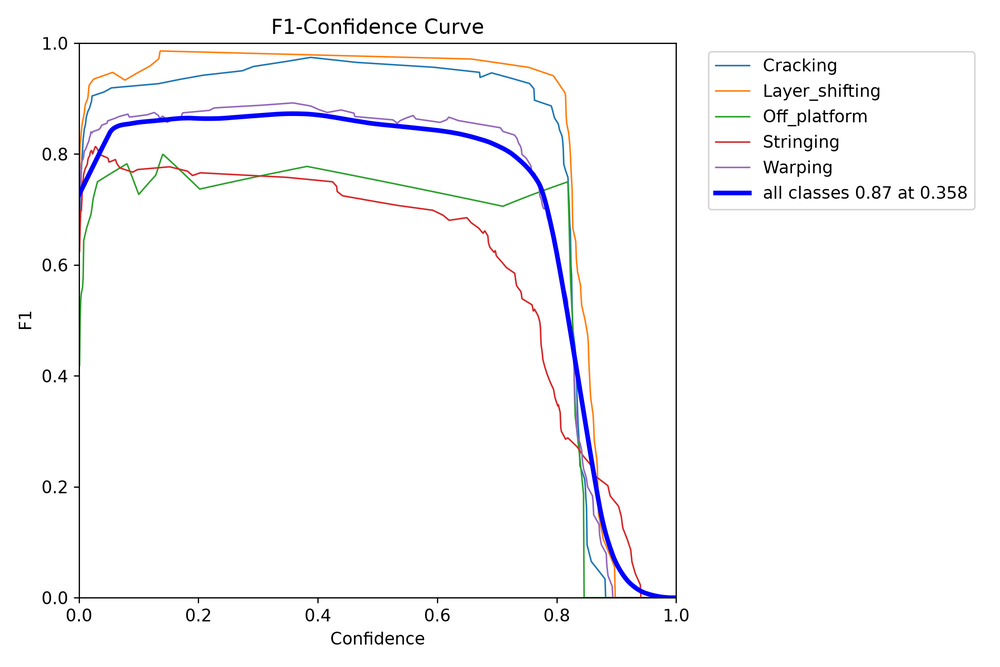
#> input picture runs/detect/val/BoxF1_curve.png, 1000 x 667 px, shrunk from 2250 x 1500 before the run, given as the content of the folder data/processed/val/images, which was not available
$ python augment_images.py
#> lines starting #> are read from the running program, lines starting #| are printed output that depends on the picture; pictures that were not available may be replaced by others from this repository, and a replacement may not be noted
#> in process_grayscale_only_split, img is the input picture: shape (667, 1000, 3); mean B, G, R 249.9, 248.4, 248.7
"""
Applies the base paper's preprocessing/augmentation pipeline:
1. Grayscale conversion (replicated to 3 channels) -- applied to ALL
   splits (train/val/test), since this is preprocessing, not augmentation.
2. Elastic transformation -- applied to TRAIN ONLY.
3. Rotation +/-45 degrees -- applied to TRAIN ONLY.

Deviation from the paper, intentionally: the paper split its 1176
images (already augmented) into 8:1:1, meaning augmented variants of
the same source photo could land in different splits (train vs test).
We avoid this leakage by augmenting ONLY the train split, after the
split already happened. This is documented as a methodological
improvement in the report, not a silent deviation.

Elastic transform note: bounding boxes are left unchanged under
elastic transform, since it's a smooth, spatially-local per-pixel
deformation (standard simplification -- an exact box warp would
require tracking a deformed mask, out of scope here). Rotation DOES
correctly transform bounding boxes (recomputed as the tightest
axis-aligned box around the rotated corners).
"""

import cv2
import numpy as np
from pathlib import Path
from scipy.ndimage import gaussian_filter, map_coordinates

PROCESSED_DIR = Path("data/processed")
SPLITS_TO_GRAYSCALE_ONLY = ["val", "test"]
SPLIT_TO_AUGMENT = "train"

ELASTIC_ALPHA = 1
ELASTIC_SIGMA = 50
ROTATION_ANGLES = [-45, 45]

SEED = 42
rng = np.random.RandomState(SEED)


def to_grayscale_3ch(img):
    gray = cv2.cvtColor(img, cv2.COLOR_BGR2GRAY)
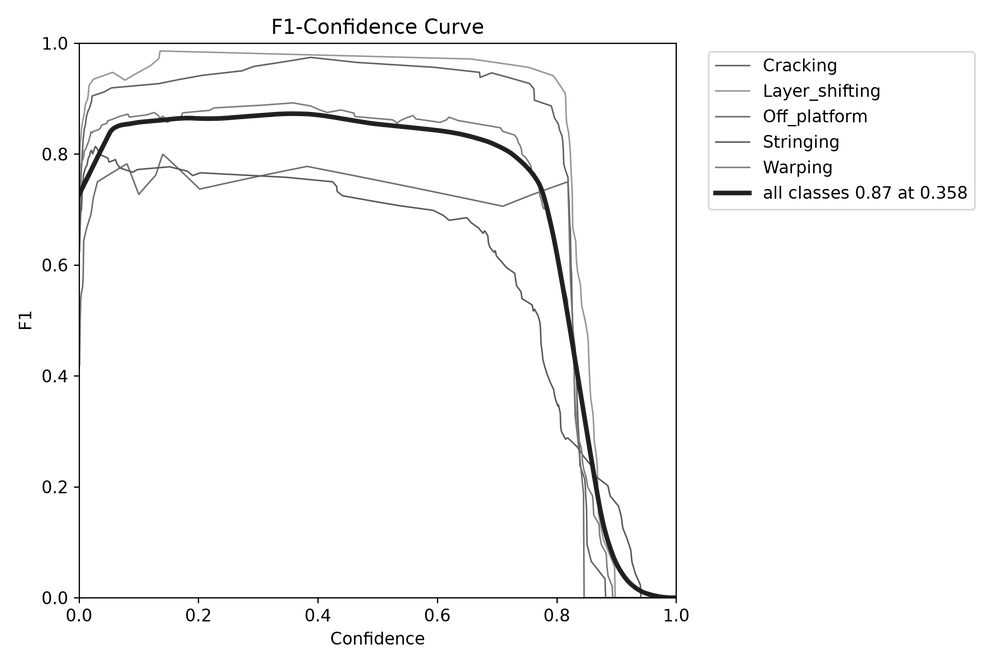
#> gray: shape (667, 1000); min 0, max 255, mean 248.7
    return cv2.cvtColor(gray, cv2.COLOR_GRAY2BGR)


def elastic_transform(img):
    """
    Classic Simard et al. elastic transform: smooth random displacement
    field applied per pixel. Bounding boxes are NOT adjusted.
    """
    shape = img.shape[:2]
#> shape = (667, 1000)
    dx = gaussian_filter((rng.rand(*shape) * 2 - 1), ELASTIC_SIGMA) * ELASTIC_ALPHA
    dy = gaussian_filter((rng.rand(*shape) * 2 - 1), ELASTIC_SIGMA) * ELASTIC_ALPHA

    x, y = np.meshgrid(np.arange(shape[1]), np.arange(shape[0]))
    map_x = (x + dx).astype(np.float32)
    map_y = (y + dy).astype(np.float32)

    if img.ndim == 3:
        channels = [cv2.remap(img[:, :, c], map_x, map_y,
                               interpolation=cv2.INTER_LINEAR,
                               borderMode=cv2.BORDER_REFLECT)
                    for c in range(img.shape[2])]
#> channels = 3 items
        return np.stack(channels, axis=2)
    else:
        return cv2.remap(img, map_x, map_y,
                          interpolation=cv2.INTER_LINEAR,
                          borderMode=cv2.BORDER_REFLECT)


def rotate_image_and_boxes(img, boxes_yolo, angle_deg):
    """
    Rotates the image around its center by angle_deg, keeping the same
    canvas size. Recomputes each YOLO box as the tightest axis-aligned
    box around its 4 corners after rotation.

    boxes_yolo: list of (class_id, x_center, y_center, w, h), all
    normalized [0,1].

    Returns: (rotated_img, new_boxes_yolo)
    """
    h, w = img.shape[:2]
    center = (w / 2, h / 2)
    M = cv2.getRotationMatrix2D(center, angle_deg, 1.0)

    rotated_img = cv2.warpAffine(img, M, (w, h),
                                  borderMode=cv2.BORDER_REFLECT)

    new_boxes = []
    for class_id, xc, yc, bw, bh in boxes_yolo:
        # normalized -> absolute pixel corners
        x1 = (xc - bw / 2) * w
        y1 = (yc - bh / 2) * h
        x2 = (xc + bw / 2) * w
        y2 = (yc + bh / 2) * h
        corners = np.array([
            [x1, y1], [x2, y1], [x2, y2], [x1, y2]
        ])

        ones = np.ones((4, 1))
        corners_h = np.hstack([corners, ones])
        rotated_corners = (M @ corners_h.T).T  # (4, 2)

        new_x1 = np.clip(rotated_corners[:, 0].min(), 0, w)
        new_y1 = np.clip(rotated_corners[:, 1].min(), 0, h)
        new_x2 = np.clip(rotated_corners[:, 0].max(), 0, w)
        new_y2 = np.clip(rotated_corners[:, 1].max(), 0, h)

        new_w = new_x2 - new_x1
        new_h = new_y2 - new_y1
        if new_w <= 1 or new_h <= 1:
            continue  # box rotated entirely out of frame, drop it

        new_xc = (new_x1 + new_x2) / 2 / w
        new_yc = (new_y1 + new_y2) / 2 / h
        new_bw = new_w / w
        new_bh = new_h / h

        new_boxes.append((class_id, new_xc, new_yc, new_bw, new_bh))

    return rotated_img, new_boxes


def read_yolo_labels(label_path):
    boxes = []
    if not label_path.exists():
        return boxes
    with open(label_path, "r") as f:
        for line in f:
            parts = line.strip().split()
            if len(parts) != 5:
                continue
            class_id = int(parts[0])
            xc, yc, bw, bh = map(float, parts[1:])
            boxes.append((class_id, xc, yc, bw, bh))
    return boxes


def write_yolo_labels(label_path, boxes):
    lines = [f"{c} {xc:.6f} {yc:.6f} {bw:.6f} {bh:.6f}" for c, xc, yc, bw, bh in boxes]
    with open(label_path, "w") as f:
        f.write("\n".join(lines))


def process_grayscale_only_split(split_name):
    images_dir = PROCESSED_DIR / split_name / "images"
    count = 0
    for img_path in images_dir.glob("*.*"):
        img = cv2.imread(str(img_path))
        if img is None:
            continue
        gray_img = to_grayscale_3ch(img)
        cv2.imwrite(str(img_path), gray_img)  # overwrite in place
        count += 1
    print(f"{split_name}: grayscale-converted {count} images (in place)")


def process_train_split():
    images_dir = PROCESSED_DIR / SPLIT_TO_AUGMENT / "images"
    labels_dir = PROCESSED_DIR / SPLIT_TO_AUGMENT / "labels"

    image_paths = sorted(images_dir.glob("*.*"))
    base_count = len(image_paths)
    generated = 0

    for img_path in image_paths:
        label_path = labels_dir / f"{img_path.stem}.txt"
        boxes = read_yolo_labels(label_path)

        img = cv2.imread(str(img_path))
        if img is None:
            continue

        # Step 1: grayscale (base preprocessing), overwrite original in place
        gray_img = to_grayscale_3ch(img)
        cv2.imwrite(str(img_path), gray_img)

        # Step 2: elastic transform variant (boxes unchanged)
        elastic_img = elastic_transform(gray_img)
        elastic_img_path = images_dir / f"{img_path.stem}_elastic{img_path.suffix}"
        elastic_label_path = labels_dir / f"{img_path.stem}_elastic.txt"
        cv2.imwrite(str(elastic_img_path), elastic_img)
        write_yolo_labels(elastic_label_path, boxes)
        generated += 1

        # Step 3 & 4: rotation variants (boxes recomputed)
        for angle in ROTATION_ANGLES:
            rot_img, rot_boxes = rotate_image_and_boxes(gray_img, boxes, angle)
            sign = "ccw45" if angle < 0 else "cw45"
            rot_img_path = images_dir / f"{img_path.stem}_rot{sign}{img_path.suffix}"
            rot_label_path = labels_dir / f"{img_path.stem}_rot{sign}.txt"
            cv2.imwrite(str(rot_img_path), rot_img)
            write_yolo_labels(rot_label_path, rot_boxes)
            generated += 1
#> this loop made 2 passes
#> pass 1, in rotate_image_and_boxes, `rotated_img = cv2.warpAffine(img, M, (w, h), borderMode=cv2.BORDER_REF..`:
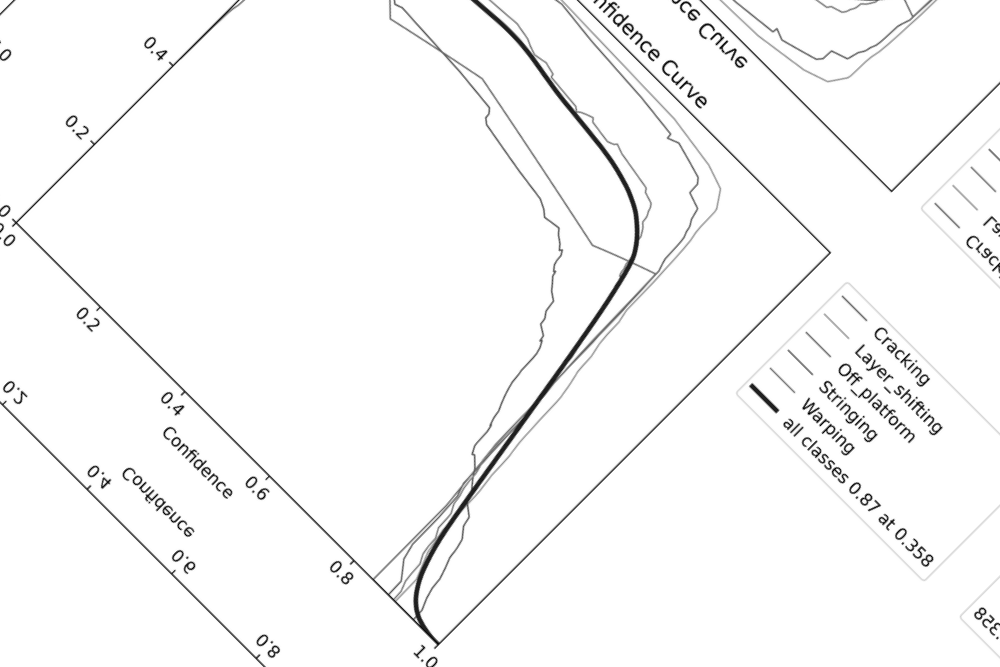
#> rotated_img: shape (667, 1000, 3); min 0, max 255, mean 248.6
#> pass 2, in rotate_image_and_boxes (call 2), `rotated_img = cv2.warpAffine(img, M, (w, h), borderMode=cv2.BORDER_REF..`:
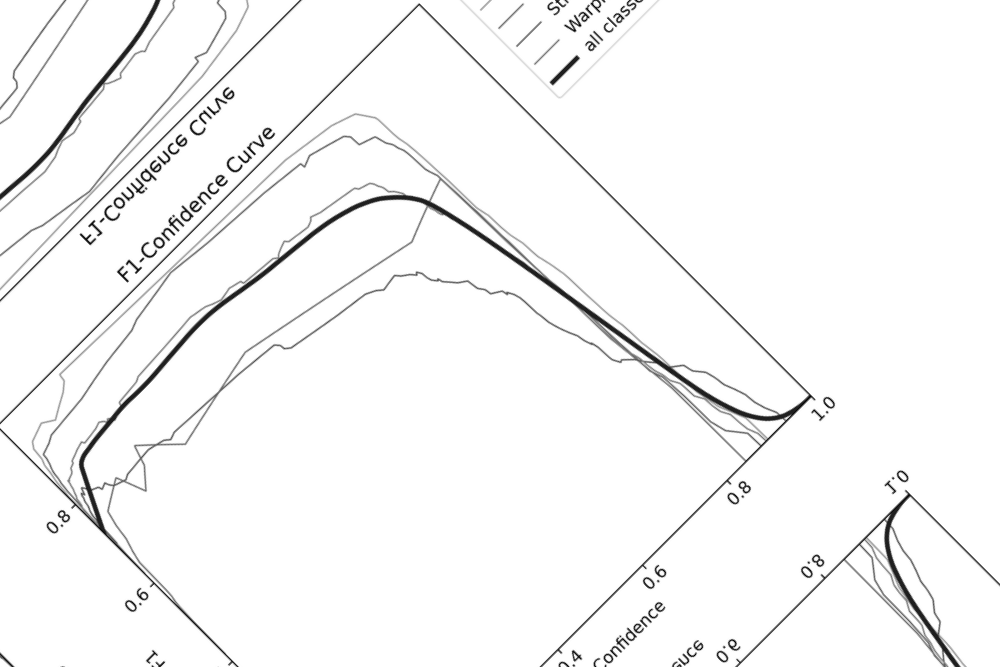
#> rotated_img: shape (667, 1000, 3); min 1, max 255, mean 247.7
#> after the loop, generated = 3

    print(f"train: {base_count} originals (grayscale-converted in place) + "
          f"{generated} new augmented images generated "
          f"(total train images now: {base_count + generated})")
#| train: 1 originals (grayscale-converted in place) + 3 new augmented images generated (total train images now: 4)


def main():
    for split_name in SPLITS_TO_GRAYSCALE_ONLY:
        process_grayscale_only_split(split_name)

    process_train_split()

    print("\nDone. Re-run verify_dataset.py to sanity-check the updated train split.")


if __name__ == "__main__":
    main()
